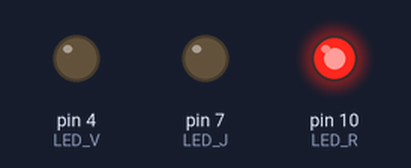
Recording of a sketch running on a simulated Arduino Uno, built with avr-gcc and run on an emulated ATmega328P. Parts: output pins drawn as LEDs (lit = HIGH).

Above: at 0.5 s.
At 2.5 s:
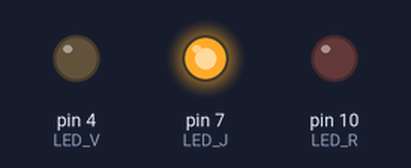
At 4.5 s:
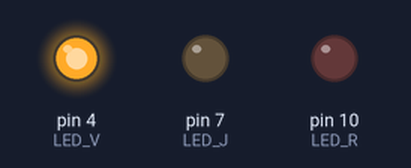
At 5.5 s:
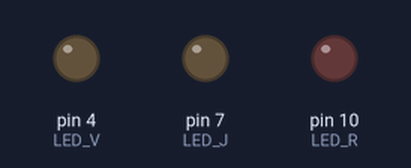
Timing chart, 0 to 7.8 s (numbered marks = the images above):
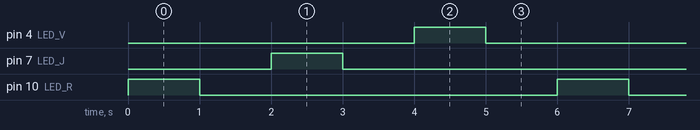

Measured:
- by itself, pin 4 (LED_V), pin 7 (LED_J), pin 10 (LED_R): alternates HIGH for 1.0 s and LOW for 5.0 s
- by itself, everything shown: repeats every 6.0 s, in 6 steps

The sketch:

C2_traffic_lights.ino
```cpp
// initialisation
void setup() {
  // definition des variables
  #define LED_R 10
  #define LED_J 7
  #define LED_V 4

  // initialisation des led
  pinMode(LED_R, OUTPUT);
  pinMode(LED_J, OUTPUT);
  pinMode(LED_V, OUTPUT);

}

// boucle principale
void loop() {
  // allumer led
  digitalWrite(LED_R, HIGH);
  // attendre 1 seconds (soit 1000 milisecondes)
  delay(1000);
  digitalWrite(LED_R, LOW);
  delay(1000);

  digitalWrite(LED_J, HIGH);
  delay(1000);
  digitalWrite(LED_J, LOW);
  delay(1000);

  digitalWrite(LED_V, HIGH);
  delay(1000);
  digitalWrite(LED_V, LOW);
  delay(1000);
}
```
